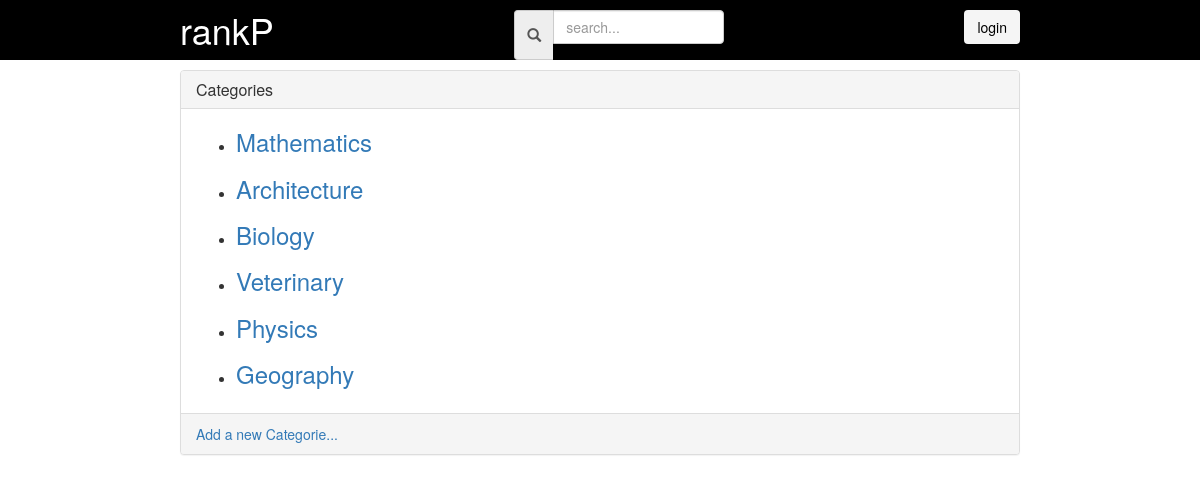
Page /catalog/categories on the committed database.
### database_setup.py (models this page shows, shortened)
class Categories(Base):
	__tablename__ = 'categories'
	id = Column(Integer, primary_key=True)
	name = Column(String(250), nullable=False, unique=True)

### project.py (the view)
@app.route('/catalog/categories')
def AllCategories():
	categories = session.query(Categories).all()
	return render_template('allcategories.html', categories = categories, login_session = login_session)

### templates/allcategories.html
{% extends "base.html" %}
{% block main %}
	<div class="panel100">
		<div class="panel panel-default">
			<div class="panel-heading">
					<h3 class="panel-title"> Categories</h3>
			</div>
			<div class="panel-body panel-allcategorie-page">
				<ul>
                    {% for c in categories %}
                    <li> <h3><a href="{{ url_for('CategoriesPage', categorie_id = c.id) }}">{{ c.name }}</a></h3></li>
                    {% endfor %}
                </ul>
			</div>
            <div class="panel-footer"><a href="{{ url_for('NewCat') }}">Add a new Categorie...</a></div>
		</div>
	</div>
{% endblock %}

### static/style.css (style rules this page uses)
body { margin: 0; }
.panel100 { margin: 0 auto; width: 100%; }
.panel-allcategorie-page { padding-top: 0; }

### rows in the picture
Categories: name "Mathematics"
Categories: name "Architecture"
Categories: name "Biology"
Categories: name "Veterinary"
Categories: name "Physics"
Categories: name "Geography"
